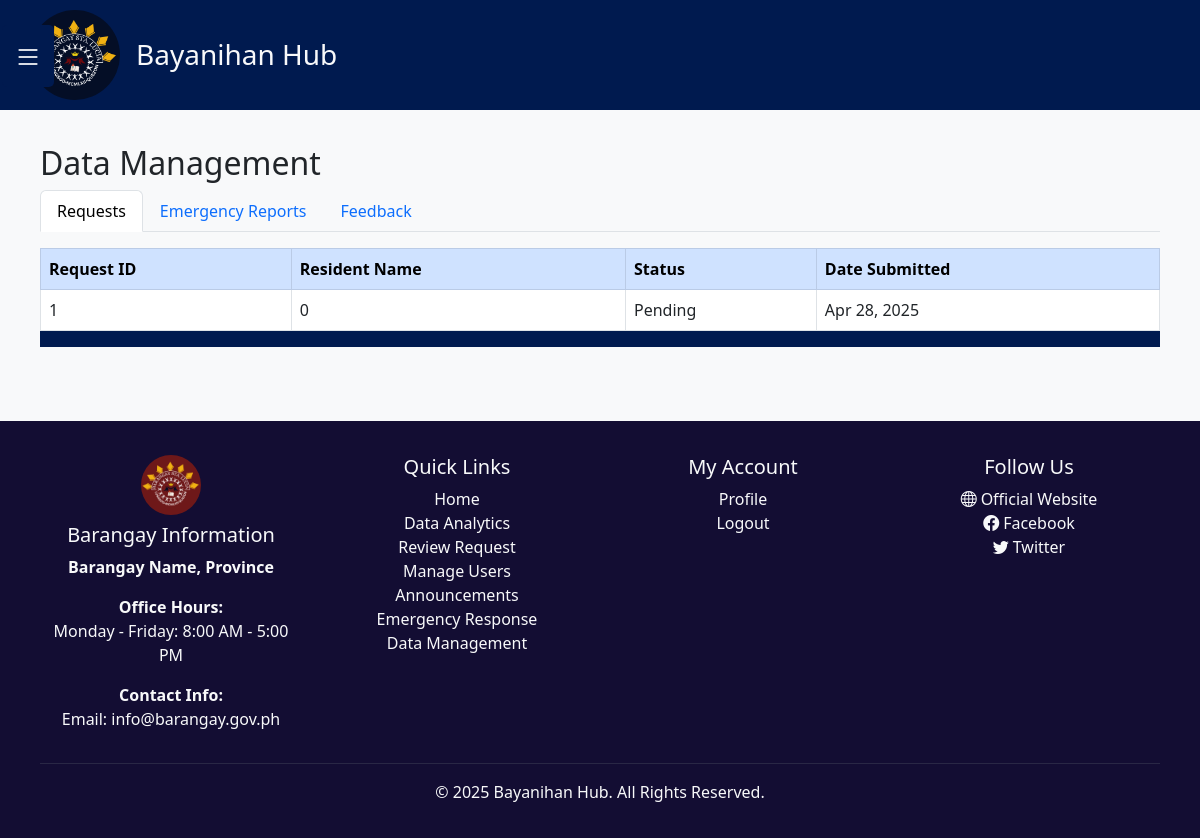
Page /frontEnd/frontEnd/frontEnd/baranggay/dbManage.php on the committed database.
### tables this page shows
CREATE TABLE `requests` (
  `request_id` int NOT NULL AUTO_INCREMENT,
  `first_name` varchar(50) NOT NULL,
  `middle_name` varchar(50) DEFAULT NULL,
  `last_name` varchar(50) NOT NULL,
  `name_extension` varchar(10) DEFAULT NULL,
  `birthdate` date NOT NULL,
  `age` int DEFAULT NULL,
  `birth_place` varchar(100) NOT NULL,
  `citizenship` varchar(50) NOT NULL,
  `civil_status` enum('Single','Married','Widowed','Divorced') NOT NULL,
  `gender` enum('Male','Female','LGBTQIA+') NOT NULL,
  `email` varchar(100) NOT NULL,
  `residence_since` date DEFAULT NULL,
  `residence_duration` int DEFAULT NULL,
  `type_of_request` enum('Barangay Clearance','Business Permit','Indigency Certificate','Other') NOT NULL,
  `valid_id_path` varchar(255) NOT NULL,
  `created_at` timestamp NULL DEFAULT CURRENT_TIMESTAMP,
  `status` enum('Pending','Approved','Rejected') NOT NULL DEFAULT 'Pending',
  `date_submitted` datetime NOT NULL DEFAULT CURRENT_TIMESTAMP,
  PRIMARY KEY (`request_id`)
);

### frontEnd/frontEnd/frontEnd/baranggay/dbManage.php (the view, shortened to what this page needs)
<?php
include '../../db_connection.php';
$requests = [];
$request_query = "SELECT request_id, first_name AND last_name AS resident_name, status, date_submitted FROM requests ORDER BY date_submitted DESC";
$request_result = $con->query($request_query);
while ($row = $request_result->fetch_assoc()) {
    $requests[] = $row;
}
?>
<!DOCTYPE html>
<html lang="en">
<head>
    <link href="https://cdn.jsdelivr.net/npm/bootstrap@5.3.0/dist/css/bootstrap.min.css" rel="stylesheet" />
    <link rel="stylesheet" href="https://cdn.jsdelivr.net/npm/bootstrap-icons/font/bootstrap-icons.css" />
    <link rel="stylesheet" href="../public/css/home.css" />
</head>
<body>
    <button class="toggle-btn" id="toggleBtn" onclick="toggleSidebar()">
        <i class="bi bi-list"></i>
    </button>
    <div class="text-light" style="background-color: #001a4f">
        <div class="container brand-header">
            <img src="../media/logo2.png" alt="Bayanihan Hub Logo" width="90px" height="90px" style="border-radius: 50%" />
            <h3 class="mx-3 mt-2">Bayanihan Hub</h3>
        </div>
    </div>
    <div class="mt-2 p-3">
        <div class="container">
            <h2>Data Management</h2>
            <ul class="nav nav-tabs" id="dataTabs" role="tablist">
                <li class="nav-item" role="presentation">
                    <button class="nav-link active" id="requests-tab" data-bs-toggle="tab" data-bs-target="#requests" type="button" role="tab" aria-controls="requests" aria-selected="true">Requests</button>
                </li>
                <li class="nav-item" role="presentation">
                    <button class="nav-link" id="emergency-tab" data-bs-toggle="tab" data-bs-target="#emergency" type="button" role="tab" aria-controls="emergency" aria-selected="false">Emergency Reports</button>
                </li>
                <li class="nav-item" role="presentation">
                    <button class="nav-link" id="feedback-tab" data-bs-toggle="tab" data-bs-target="#feedback" type="button" role="tab" aria-controls="feedback" aria-selected="false">Feedback</button>
                </li>
            </ul>
            <div class="tab-content mt-3" id="dataTabsContent">
                <div class="tab-pane fade show active" id="requests" role="tabpanel" aria-labelledby="requests-tab">
                    <div class="table-responsive">
                        <table class="table table-bordered">
                            <thead class="table-primary">
                                <tr>
                                    <th>Request ID</th>
                                    <th>Resident Name</th>
                                    <th>Status</th>
                                    <th>Date Submitted</th>
                                </tr>
                            </thead>
                            <tbody>
                                <?php if (count($requests) > 0): ?>
                                    <?php foreach ($requests as $request): ?>
                                        <tr>
                                            <td><?= htmlspecialchars($request['request_id']) ?></td>
                                            <td><?= htmlspecialchars($request['resident_name']) ?></td>
                                            <td><?= htmlspecialchars($request['status']) ?></td>
                                            <td><?= htmlspecialchars(date("M d, Y", strtotime($request['date_submitted']))) ?></td>
                                        </tr>
                                    <?php endforeach; ?>
                                <?php else: ?>
                                    <tr>
                                        <td colspan="4" class="text-center">No requests found.</td>
                                    </tr>
                                <?php endif; ?>
                            </tbody>
                        </table>
                    </div>
                </div>
            </div>
        </div>
    </div>
    <footer class=" text-light py-4 mt-5">
  <div class="container">
    <div class="row">
      <div class="col-md-3">
        <img src="../media/logo.png" alt="Logo" width="60" height="60" class="mb-2 rounded-circle">
        <h5>Barangay Information</h5>
        <p><strong>Barangay Name, Province</strong></p>
        <p><strong>Office Hours:</strong><br>Monday - Friday: 8:00 AM - 5:00 PM</p>
        <p><strong>Contact Info:</strong><br>Email: info@barangay.gov.ph</p>
      </div>
      <div class="col-md-3">
        <h5>Quick Links</h5>
        <ul class="list-unstyled">
          <li><a href="admin_dashboard.php" class="text-light text-decoration-none">Home</a></li>
          <li><a href="data-analytics.php" class="text-light text-decoration-none">Data Analytics</a></li>
          <li><a href="reviewRequest.php" class="text-light text-decoration-none">Review Request</a></li>
          <li><a href="manageUsers.php" class="text-light text-decoration-none">Manage Users</a></li>
          <li><a href="announceManage.php" class="text-light text-decoration-none">Announcements</a></li>
          <li><a href="emergencyResponse.php" class="text-light text-decoration-none">Emergency Response</a></li>
          <li><a href="dbManage.php" class="text-light text-decoration-none">Data Management</a></li>
        </ul>
      </div>
      <div class="col-md-3">
        <h5>My Account</h5>
        <ul class="list-unstyled">
          <li><a href="accountInfo.php" class="text-light text-decoration-none">Profile</a></li>
          <li><a href="../login/signin.php" class="text-light text-decoration-none">Logout</a></li>
        </ul>
      </div>
      <div class="col-md-3">
        <h5>Follow Us</h5>
        <ul class="list-unstyled">
          <li><a href="#" class="text-light text-decoration-none"><i class="bi bi-globe me-1"></i>Official Website</a></li>
          <li><a href="#" class="text-light text-decoration-none"><i class="bi bi-facebook me-1"></i>Facebook</a></li>
          <li><a href="#" class="text-light text-decoration-none"><i class="bi bi-twitter me-1"></i>Twitter</a></li>
        </ul>
      </div>
    </div>
    <hr class="border-secondary my-3" />
    <p class="text-center mb-0">&copy; <?php echo date("Y"); ?> Bayanihan Hub. All Rights Reserved.</p>
  </div>
</footer>
</body>
</html>

### frontEnd/frontEnd/frontEnd/public/css/home.css (style rules this page uses)
body { background-color: #f8f9fa; }
.container { padding: 10px; border-radius: 10px; }
footer { background: #130d33; color: white; padding: 20px 0; text-align: center; }
.active { background-color: #001a4f; }
.toggle-btn { position: fixed; top: 25px; left: 2px; background: #001a4f; color: white; border: none; padding: 10px 12px; font-size: 28px; cursor: pointer; z-index: 1000; transition: transform 0.3s ease-in-out; border-radius: 5px; }
.brand-header { display: flex; align-items: center; justify-content: start; padding: 10px 0; }

### rows in the picture
requests: request_id "1", resident_name "0", status "Pending", date_submitted "Apr 28, 2025"
